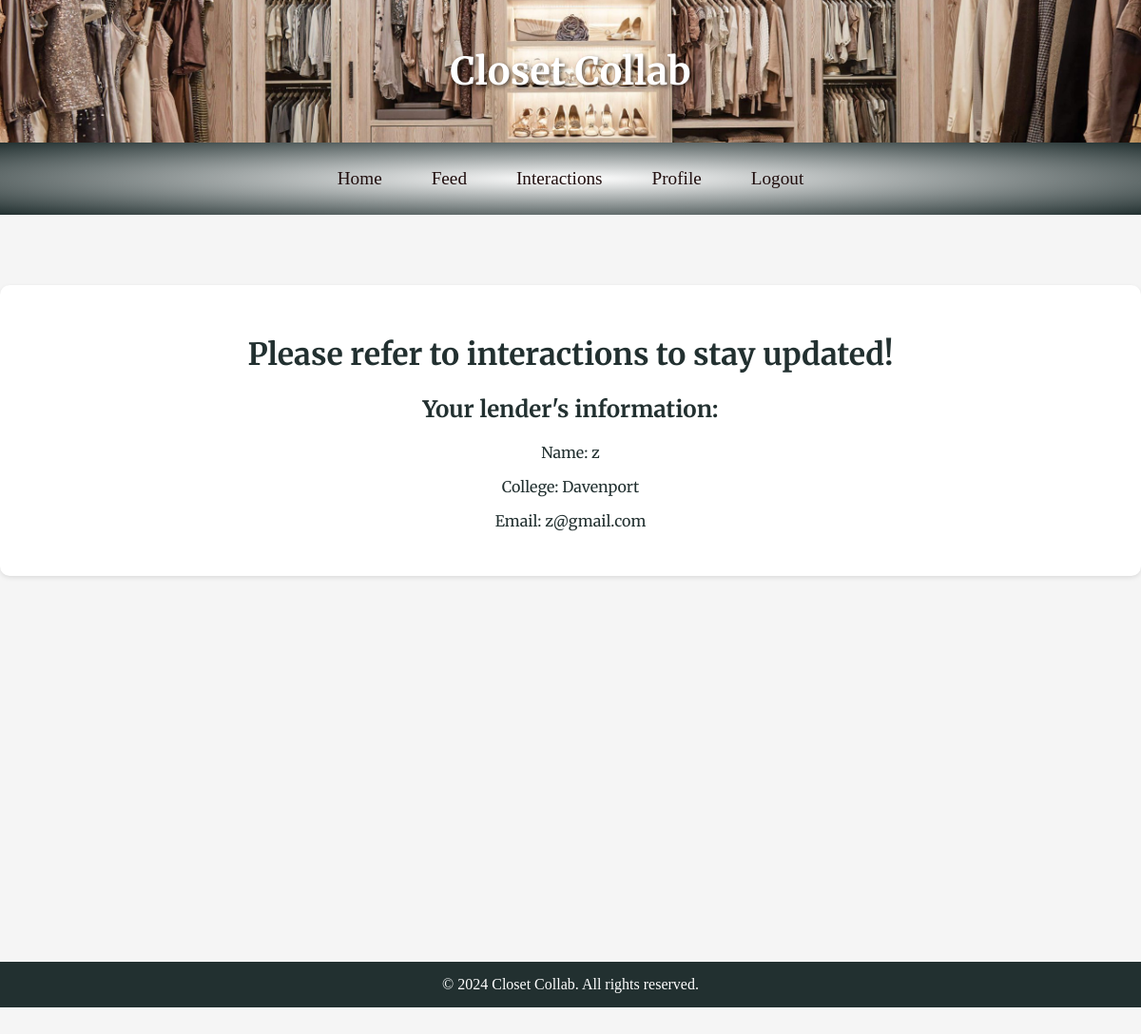
Page /inquiry/33 (signed in) on the committed database.
### tables this page shows
CREATE TABLE "users" (
    id INTEGER PRIMARY KEY AUTOINCREMENT,
    username TEXT UNIQUE NOT NULL,
    password TEXT NOT NULL,
    college TEXT NOT NULL,
    email TEXT NOT NULL,
    name TEXT NOT NULL,
    img_path TEXT
);

### app.py (the view, shortened to what this page needs)
@app.route("/inquiry/<int:inquiry_id>", methods=["GET", "POST"])
@login_required
def inquiry(inquiry_id):
    db = get_db()
    inquiry = db.execute("""
       SELECT * FROM inquiries
        WHERE id = ?
    """, (inquiry_id,)).fetchone()
    curUser = session["user_id"]
    is_owner = inquiry["user_id"] == curUser
    db.execute("DELETE FROM responses WHERE lending_exp_date < CURRENT_DATE")
    db.execute("DELETE FROM inquiries WHERE accepted ='no' AND exp_date < CURRENT_DATE")
    db.execute("DELETE FROM tags WHERE inquiry_id NOT IN (SELECT id FROM inquiries)")
    db.execute("DELETE FROM responses WHERE inquiry_id NOT IN (SELECT id FROM inquiries)")
    responses = db.execute(
        "SELECT responses.*, users.username AS lender_username FROM responses JOIN users ON responses.prosp_Lender_id = users.id WHERE responses.inquiry_id = ? ORDER BY responses.time_published DESC", (inquiry_id, )).fetchall();
    inquiry_accepted = db.execute("SELECT accepted FROM inquiries WHERE id = ?", (inquiry_id, )).fetchone()[0]
    db.commit()
    if inquiry_accepted == 'yes':
        lenderId = db.execute("SELECT lender_id FROM interactions WHERE inquiry_id = ?", (inquiry_id, )).fetchone()[0]
        lender_info = get_lender_info(lenderId)
        return render_template("accepted_inquiry.html", lender_info=lender_info)
    else:
        return render_template("inquiry.html", responses=responses, inquiry=inquiry, is_owner=is_owner)

### app.py (called while the page is built)
def get_db():
    if 'db' not in g:
        g.db = sqlite3.connect('closet.db')
        g.db.row_factory = sqlite3.Row
    return g.db

def get_lender_info(user_id):
    db = get_db()
    return db.execute("SELECT * FROM users WHERE id = ?", (user_id,)).fetchone()

@app.after_request
def after_request(response):
    response.headers["Cache-Control"] = "no-cache, no-store, must-revalidate"
    response.headers["Expires"] = 0
    response.headers["Pragma"] = "no-cache"
    return response

### helpers.py (called while the page is built)
def login_required(f):
    @wraps(f)
    def decorated_function(*args, **kwargs):
        if session.get("user_id") is None:
            return redirect("/login")
        return f(*args, **kwargs)
    return decorated_function

### templates/accepted_inquiry.html (shortened to what this page needs)
{% extends "layout.html" %}
{% block main %}
    <h1>Please refer to interactions to stay updated!</h1>
    <h2>Your lender's information:</h2>
    <p>Name: {{ lender_info.name }}</p>
    <p>College: {{ lender_info.college }}</p>
    <p>Email: {{ lender_info.email }}</p>
{% endblock %}

### static/style.css (style rules this page uses)
html, body { height: 100%; width: 100%; margin: 0; padding-top: 130px; background-color: whitesmoke; display: flex; flex-direction: column; min-height: 100vh; padding-bottom: 150px; }

### rows in the picture
users: name "z", college "Davenport", email "z@gmail.com"
